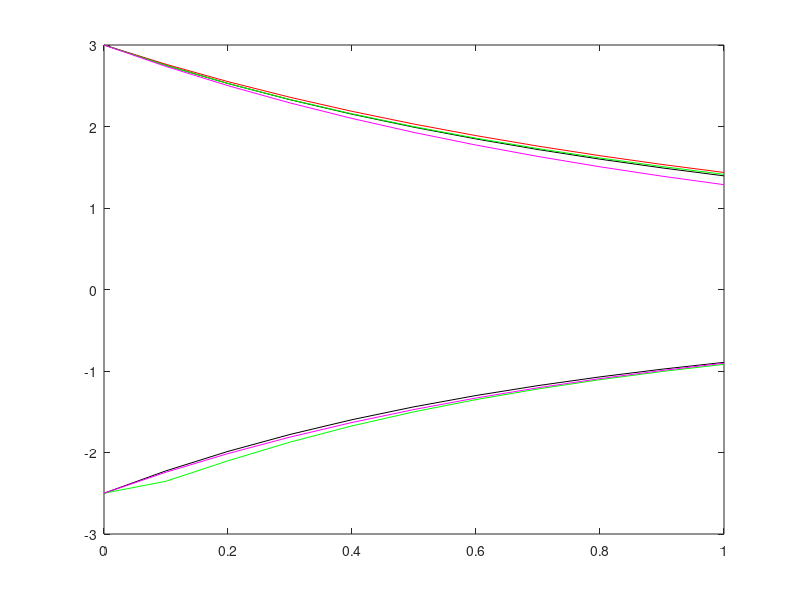

The MATLAB source for this figure:
clear all
close all
clc
%% Standard (yr =  2*exp(-0.5*t(i)) + exp(-1.5*t(i)))

dh = 0.1;
t = [0:dh:1];
L = length(t);
t(1) = 0;
y(1) = 3;
dy(1) = -2.5;

y_origin = 2*exp(-0.5*t) + exp(-1.5*t)

%% Euler method
%ddy = -2*dy  -0.75*y 
dy1(1) = dy(1);
y1(1) = y(1);
for i = 1:1:L-1
    ddy1(i) = -2*dy1(i) -0.75*y1(i);
    dy1(i+1) = dy1(i) + dh*(ddy1(i));
    y1(i+1) = y1(i) + dh*dy1(i);
end

%% Improved Euler method
%ddy = -2*dy + -0.75*y
dy2(1) = dy(1);
y2(1) = y(1);
for i = 1:1:L-1
   ddy2(i+1) = -2*dy2(i) -0.75*y2(i);
   dy2_star(i) = dy2(i) + dh*ddy2(i);
   y2_star(i) = y2(i) + dh*dy2(i);
   
   ddy2_star(i) = -2*dy2_star(i) -0.75*y2_star(i);
   dy2(i+1) = dy2(i) + dh/2*(ddy2(i) + ddy2_star(i));
   y2(i+1) = y2(i) + dh/2*(dy2(i) + dy2_star(i));
end 

%% Runge-Kutta method
%ddy = -2*dy + -0.75*y
dy3(1) = dy(1);
y3(1) = y(1);
for i = 1:1:L-1
    k1 = dh*dy3(i);
    k2 = dh*(dy3(i) + k1/2);
    k3 = dh*(dy3(i) + k2/2);
    k4 = dh*(dy3(i) + k3);
    y3(i+1)  = y3(i) + (k1+2*k2+2*k3+k4)/6;
    
    kd1 = dh*(-2*dy3(i) -0.75*y3(i));
    kd2 = dh*(-2*(dy3(i)+kd1/2) -0.75*(y3(i)+k1/2));
    kd3 = dh*(-2*(dy3(i)+kd2/2) -0.75*(y3(i)+k2/2));
    kd4 = dh*(-2*(dy3(i)+kd3) -0.75*(y3(i)+k3));
    dy3(i+1) = dy3(i) + (kd1+2*kd2+2*kd3+kd4)/6;
end
%% plotting
figure
plot(t,y_origin,'r');
hold on
plot(t,y1,'k');
plot(t,y2,'g');
plot(t,y3,'m');
plot(t,dy1,'k');
plot(t,dy2,'g');
plot(t,dy3,'m');
